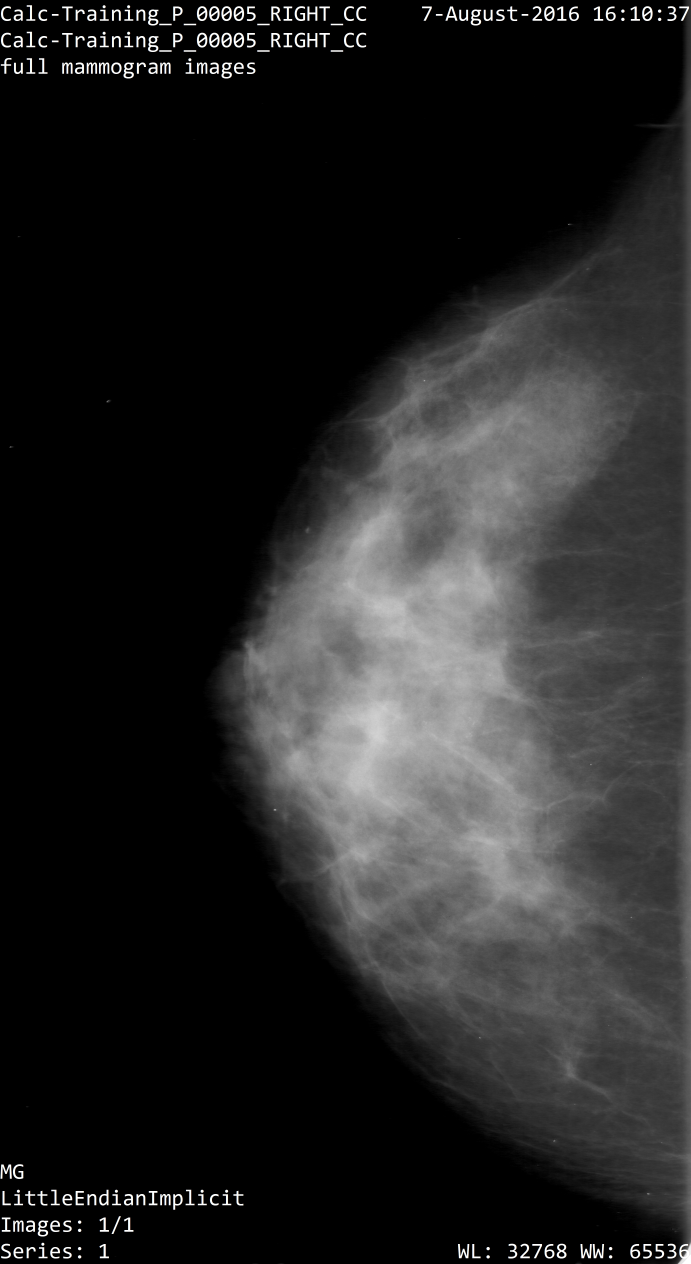
#> input picture P_00005_RIGHT_CC_FULL.jpg, 2761 x 5056 px, given in place of training_loss_plot.png, which was not available (shown at 1/4 size)
$ jupyter execute --allow-errors YOLOv3.ipynb   (shell and % lines are left out)   (text cells are left out)
#> lines starting #> are read from the running program, lines starting #| are printed output that depends on the picture; pictures that were not available may be replaced by others from this repository, and a replacement may not be noted
[cell 1]
# Step 1. Mount drive
from google.colab import drive
drive.mount('/content/gdrive')

[cell 2]
import os

path = "/content/gdrive/My Drive"
os.chdir(path)

[cell 3]
%cd darknetGoogleColab


# phân quyền execute module darknet

[cell 4]
# [9 lines of commented-out code are left out]

[cell 5]
# [21 lines of commented-out code are left out]

[cell 6]
# # Create obj.names config file
# !echo BENIGN > obj.names
# !echo MALIGNANT >> obj.names

[cell 7]
# !echo classes=2 > obj.data
# !echo train=train.txt >> obj.data
# !echo valid=valid.txt >> obj.data
# !echo names=obj.names >> obj.data
# !echo backup=backup >> obj.data

[cell 8]
# os.path.exists("obj.data")
# os.path.exists("yolov3-5c-5000-maxsteps.cfg")
os.chdir('/content/gdrive/My Drive/darknetGoogleColab')

[cell 9]
#download files
def imShow(path):
#> called with path = 'training_loss_plot.png'
  import cv2
  import matplotlib.pyplot as plt
  %matplotlib inline

  image = cv2.imread(path)
#> image is the input picture: shape (5056, 2761, 3); mean B, G, R 37.2, 37.2, 37.2
  height, width = image.shape[:2]
#> height = 5056; width = 2761
  resized_image = cv2.resize(image,(3*width, 3*height), interpolation = cv2.INTER_CUBIC)

  fig = plt.gcf()
  fig.set_size_inches(18, 10)
  plt.axis("off")
  #plt.rcParams['figure.figsize'] = [10, 5]
  plt.imshow(cv2.cvtColor(resized_image, cv2.COLOR_BGR2RGB))
  plt.show()
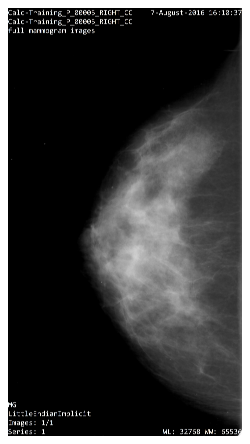
#> figure drawn by matplotlib, 1 panel


def upload():
  from google.colab import files
  uploaded = files.upload()
  for name, data in uploaded.items():
    with open(name, 'wb') as f:
      f.write(data)
      print ('saved file', name)

def download(path):
  from google.colab import files
  files.download(path)

[cell 10]
# !wget https://pjreddie.com/media/files/darknet53.conv.74

[cell 11]
# !./darknet detector train obj.data yolov3-5c-20000-maxsteps.cfg backup/yolov3-5c-15000-maxsteps_final.weights -dont_show > yolov3-20c.log

[cell 12]
imShow('training_loss_plot.png')

[cell 13]
imShow('training_loss_plot.png')

[cell 14]
imShow('training_loss_plot.png')

#> (a cell that did not finish here is left out)


[cell 16]

imShow('predictions.jpg')
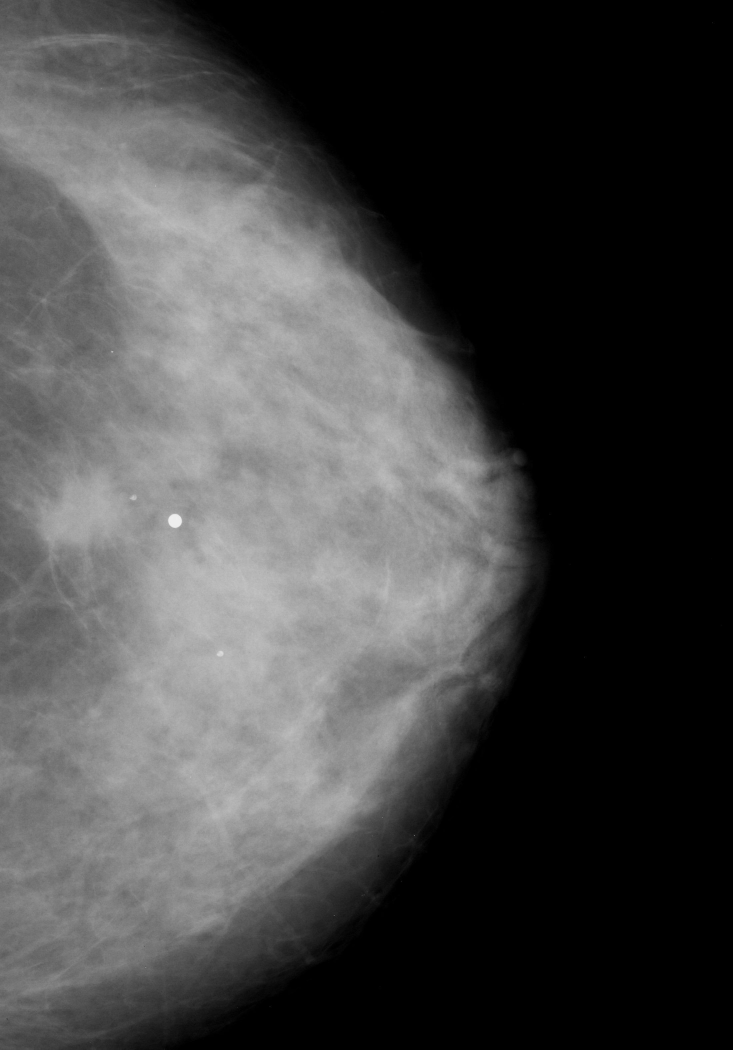
#> input picture mammogram.jpg, 2199 x 3148 px, given in place of predictions.jpg, which was not available (shown at 1/3 size)
#> in imShow, image is the input picture: shape (3148, 2199, 3); min 0, max 244, mean 70
#> in imShow (call 5), `plt.show()`:
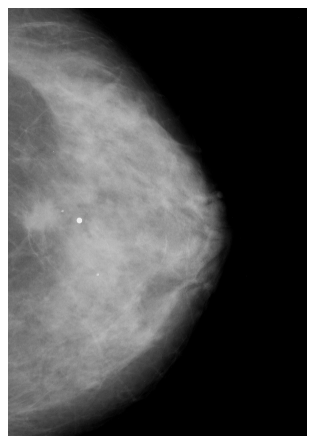
#> figure drawn by matplotlib, 1 panel

[cell 17]

imShow('predictions.jpg')

[cell 18]
imShow('training_loss_plot.png')

[cell 19]

imShow('predictions.jpg')
